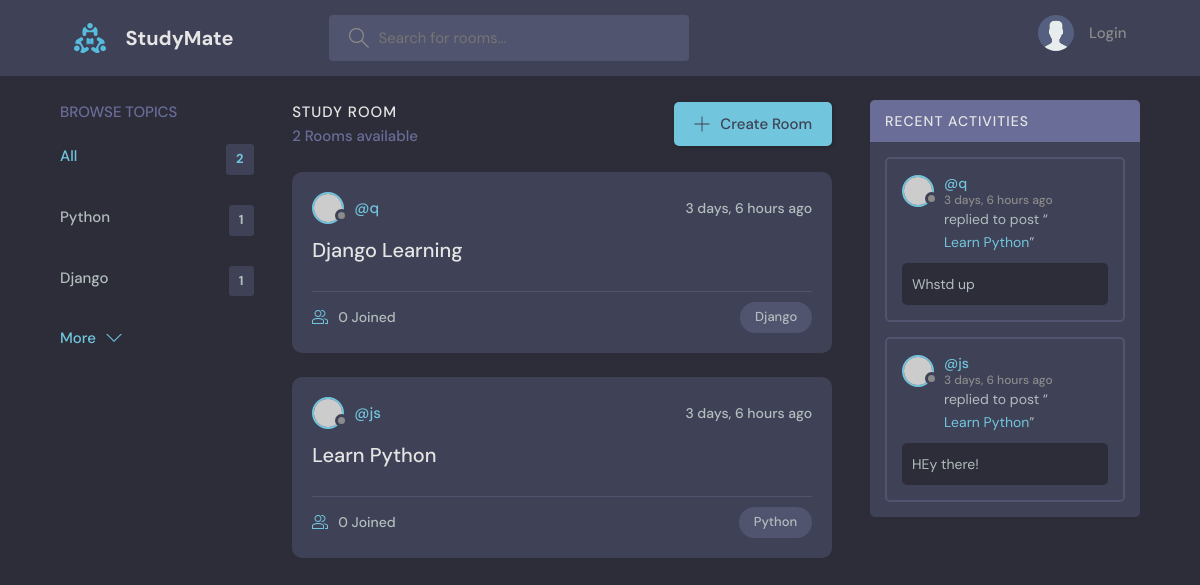
/, run on an earlier commit of the app's database.
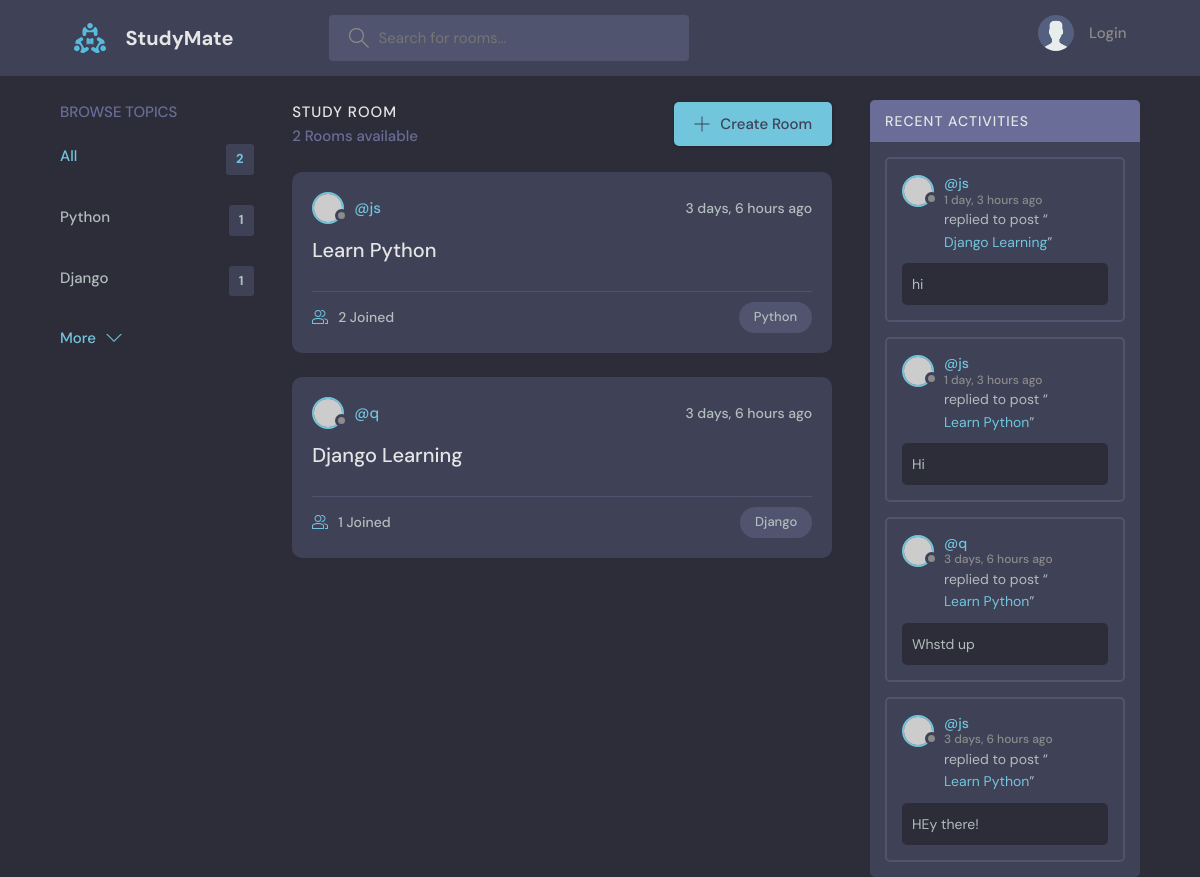
And on a later commit of the database.
### base/models.py (models this page shows, shortened)
class Topic(models.Model):
    name = models.CharField(max_length=200)

class Room(models.Model):
    host = models.ForeignKey(User,on_delete=models.SET_NULL,null=True)
    topic = models.ForeignKey(Topic,on_delete=models.SET_NULL,null=True)
    name = models.CharField(max_length=200)
    description = models.TextField(blank=True,null=True)
    participants = models.ManyToManyField(User, related_name='participants',blank=True)
    updated = models.DateTimeField(auto_now=True)
    created = models.DateTimeField(auto_now_add=True)
    class Meta:
        ordering = ['-updated','-created']
    def __str__(self):
        return self.name

class Message(models.Model):
    user = models.ForeignKey(User,on_delete=models.CASCADE)
    room = models.ForeignKey(Room,on_delete=models.CASCADE)
    body = models.TextField()
    updated = models.DateTimeField(auto_now=True)
    created = models.DateTimeField(auto_now_add=True)
    class Meta:
        ordering = ['-updated','-created']

### base/views.py (the view)
# urls.py: path('',views.home,name='home'),
def home(request):
    q = request.GET.get('q') if request.GET.get('q')!=None else ''
    topics = Topic.objects.all()
    rooms = Room.objects.filter(Q(topic__name__icontains=q) | Q(description__icontains=q) | Q(name__icontains=q))
    room_count = rooms.count()
    room_messages = Message.objects.all().filter(Q(room__topic__name__icontains = q))
    context = {
        "rooms":rooms,
        "topics":topics,
        "room_count":room_count,
        "room_messages":room_messages,
        }
    return render(request,'base/home.html',context)

### templates/base/home.html (shortened to what this page needs)
{% extends "main.html" %}
{% block content %}
<main class="layout layout--3">
  <div class="container">
    {% include "base/topics_component.html" %}
    <div class="roomList">
      <div class="roomList__header">
        <div>
          <h2>Study Room</h2>
          <p>{{room_count}} Rooms available</p>
        </div>
        <a class="btn btn--main" href="{% url 'create-room' %}">
          <svg version="1.1" xmlns="http://www.w3.org/2000/svg" width="32" height="32" viewBox="0 0 32 32">
            <title>add</title>
            <path
              d="M16.943 0.943h-1.885v14.115h-14.115v1.885h14.115v14.115h1.885v-14.115h14.115v-1.885h-14.115v-14.115z">
            </path>
          </svg>
          Create Room
        </a>
      </div>
      {% include "base/feed_component.html" %}
    </div>
    {% include "base/activity_component.html" %}
  </div>
</main>
{% endblock content %}

### templates/base/topics_component.html
<div class="topics">
    <div class="topics__header">
        <h2>Browse Topics</h2>
    </div>
    <ul class="topics__list">
        <li>
            <a href="{% url 'home' %}" class="active">All <span>{{topics.count}}</span></a>
        </li>
        {% for topic in topics %}
        <li>
            <a href="{% url 'home' %}?q={{topic.name}}">{{topic.name}} <span>{{topic.room_set.all.count}}</span></a>
        </li>
        {% endfor %}
    </ul>
    <a class="btn btn--link" href="topics.html">
        More
        <svg version="1.1" xmlns="http://www.w3.org/2000/svg" width="32" height="32" viewBox="0 0 32 32">
            <title>chevron-down</title>
            <path d="M16 21l-13-13h-3l16 16 16-16h-3l-13 13z"></path>
        </svg>
    </a>
</div>

### templates/base/feed_component.html (shortened to what this page needs)
{% for room in rooms %}
<div class="roomListRoom">
    <div class="roomListRoom__header">
      <a href="{% url 'profile' room.host.id %}" class="roomListRoom__author">
        <div class="avatar avatar--small">
          <img src="https://randomuser.me/api/portraits/women/11.jpg" />
        </div>
        <span>@{{room.host.username}}</span>
      </a>
      <div class="roomListRoom__actions">
        <span>{{room.created|timesince}} ago</span>
      </div>
    </div>
    <div class="roomListRoom__content">
      <a href="{% url 'room' room.id %}">{{room.name}}</a>
    </div>
    <div class="roomListRoom__meta">
      <a href="{% url 'room' room.id %}" class="roomListRoom__joined">
        {{room.participants.all.count}} Joined
      </a>
      <p class="roomListRoom__topic">{{room.topic.name}} </p>
    </div>
  </div>
{% endfor %}

### templates/base/activity_component.html (shortened to what this page needs)
<div class="activities">
    <div class="activities__header">
        <h2>Recent Activities</h2>
    </div>
    {% for message in room_messages %}
    <div class="activities__box">
        <div class="activities__boxHeader roomListRoom__header">
            <a href="{% url 'profile' message.user.id %}" class="roomListRoom__author">
                <div class="avatar avatar--small">
                    <img src="https://randomuser.me/api/portraits/women/11.jpg" />
                </div>
                <p>
                    @{{message.user}}
                    <span>{{message.created|timesince}} ago</span>
                </p>
            </a>
        </div>
        <div class="activities__boxContent">
            <p>replied to post “<a href="{% url 'room' message.room.id %}">{{message.room}}</a>”</p>
            <div class="activities__boxRoomContent">
                {{message.body}}
            </div>
        </div>
    </div>
    {% endfor %}
</div>

What changed in the data, as far as the page shows it:
changed Room "Learn Python": participants.all.count "0" → "2"; moves up the list
computed for Room "Django Learning": participants.all.count "0" → "1"
added Message: user "js", created "1 day, 3 hours", room "Django Learning", body "hi"
added Message: user "js", created "1 day, 3 hours", room "Learn Python", body "Hi"
